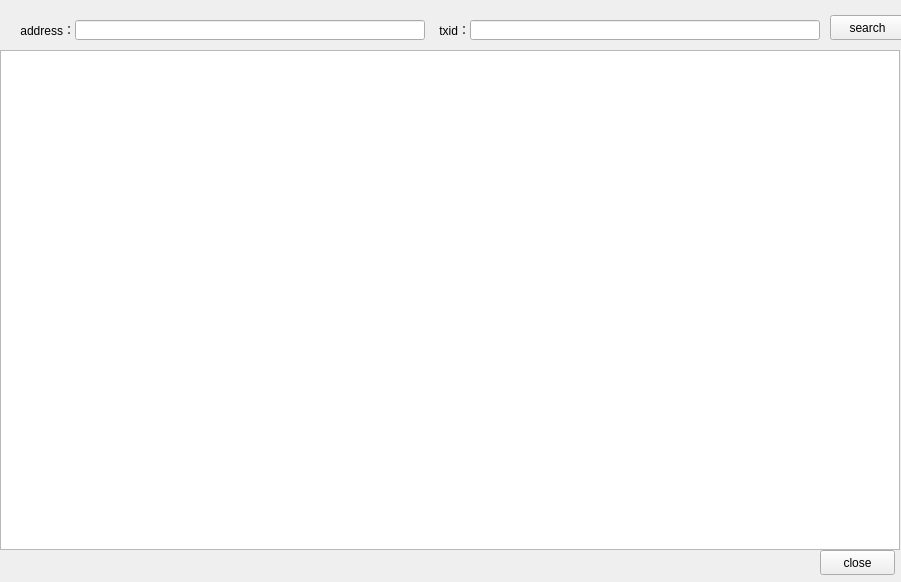
<?xml version="1.0" encoding="UTF-8"?>
<ui version="4.0">
 <class>coinview</class>
 <widget class="QWidget" name="coinview">
  <property name="windowModality">
   <enum>Qt::WindowModal</enum>
  </property>
  <property name="geometry">
   <rect>
    <x>0</x>
    <y>0</y>
    <width>901</width>
    <height>582</height>
   </rect>
  </property>
  <property name="windowTitle">
   <string>Form</string>
  </property>
  <widget class="QPushButton" name="btn_search">
   <property name="geometry">
    <rect>
     <x>830</x>
     <y>15</y>
     <width>75</width>
     <height>25</height>
    </rect>
   </property>
   <property name="text">
    <string>search</string>
   </property>
  </widget>
  <widget class="QLineEdit" name="lineEdit_address">
   <property name="geometry">
    <rect>
     <x>75</x>
     <y>20</y>
     <width>350</width>
     <height>20</height>
    </rect>
   </property>
  </widget>
  <widget class="QLabel" name="lab_address">
   <property name="geometry">
    <rect>
     <x>10</x>
     <y>20</y>
     <width>65</width>
     <height>20</height>
    </rect>
   </property>
   <property name="text">
    <string>address：</string>
   </property>
   <property name="alignment">
    <set>Qt::AlignRight|Qt::AlignTrailing|Qt::AlignVCenter</set>
   </property>
  </widget>
  <widget class="QTableView" name="tableView">
   <property name="geometry">
    <rect>
     <x>0</x>
     <y>50</y>
     <width>900</width>
     <height>500</height>
    </rect>
   </property>
  </widget>
  <widget class="QLineEdit" name="lineEdit_txid">
   <property name="geometry">
    <rect>
     <x>470</x>
     <y>20</y>
     <width>350</width>
     <height>20</height>
    </rect>
   </property>
  </widget>
  <widget class="QLabel" name="lab_txid">
   <property name="geometry">
    <rect>
     <x>430</x>
     <y>20</y>
     <width>40</width>
     <height>20</height>
    </rect>
   </property>
   <property name="text">
    <string>txid：</string>
   </property>
   <property name="alignment">
    <set>Qt::AlignRight|Qt::AlignTrailing|Qt::AlignVCenter</set>
   </property>
  </widget>
  <widget class="QPushButton" name="btn_close">
   <property name="geometry">
    <rect>
     <x>820</x>
     <y>550</y>
     <width>75</width>
     <height>25</height>
    </rect>
   </property>
   <property name="text">
    <string>close</string>
   </property>
  </widget>
 </widget>
 <resources/>
 <connections/>
</ui>
